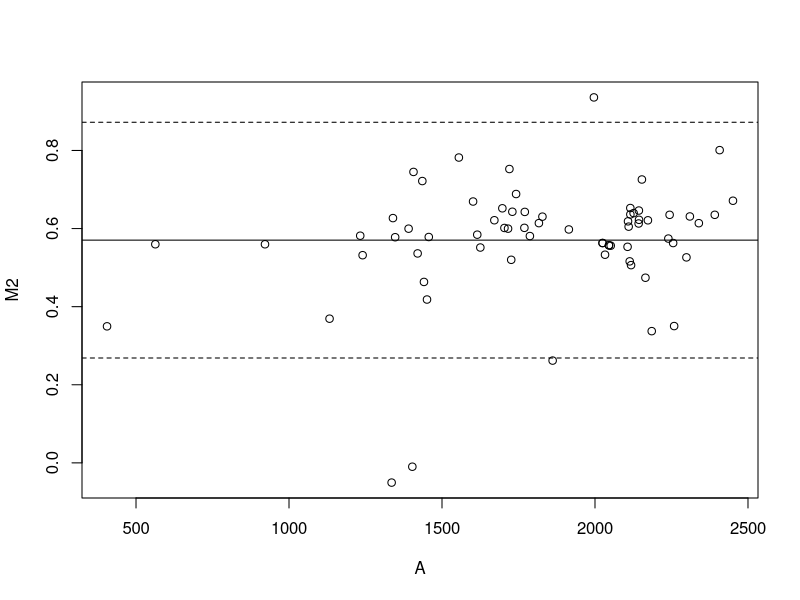
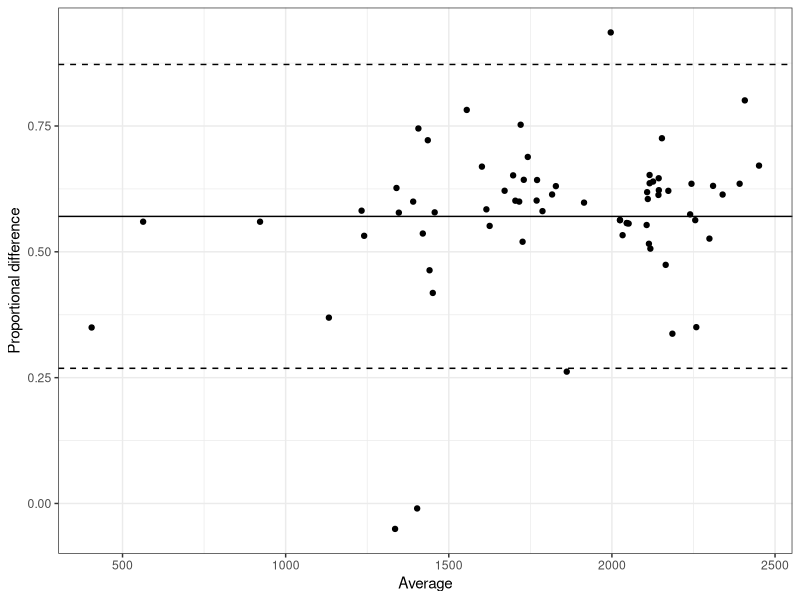
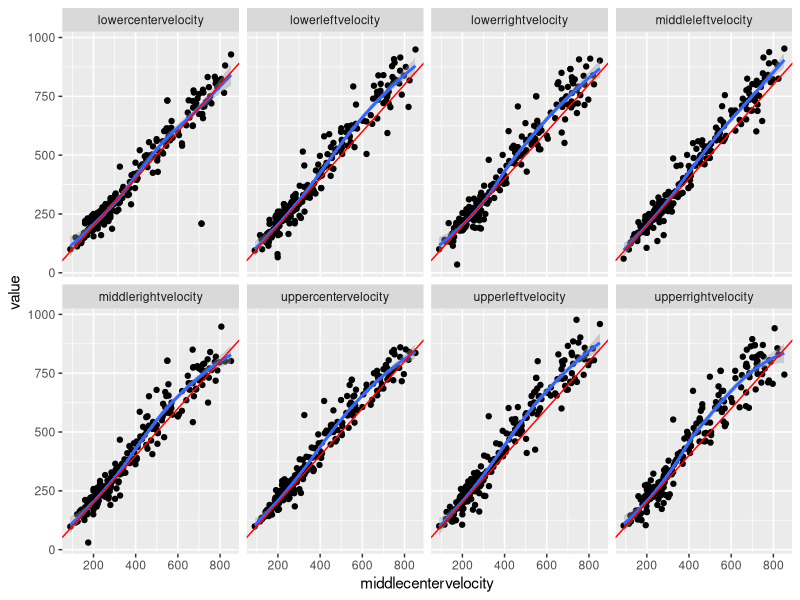
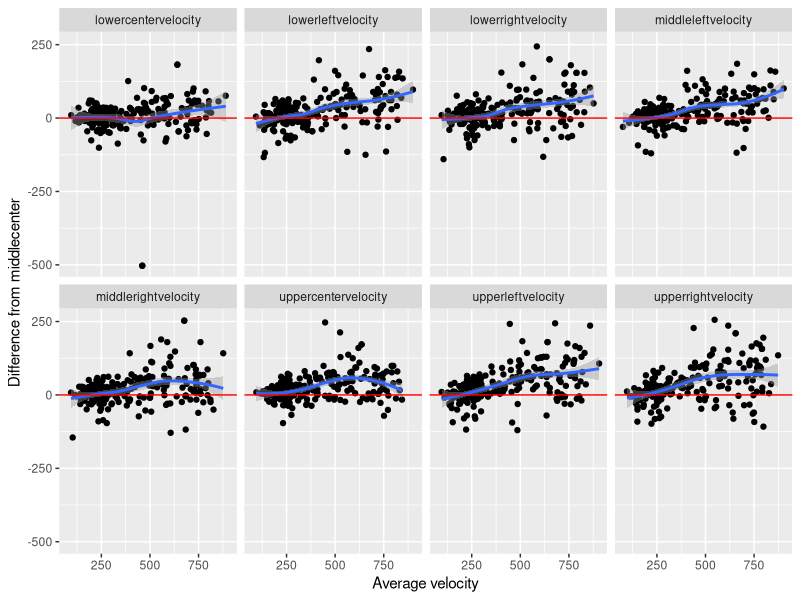
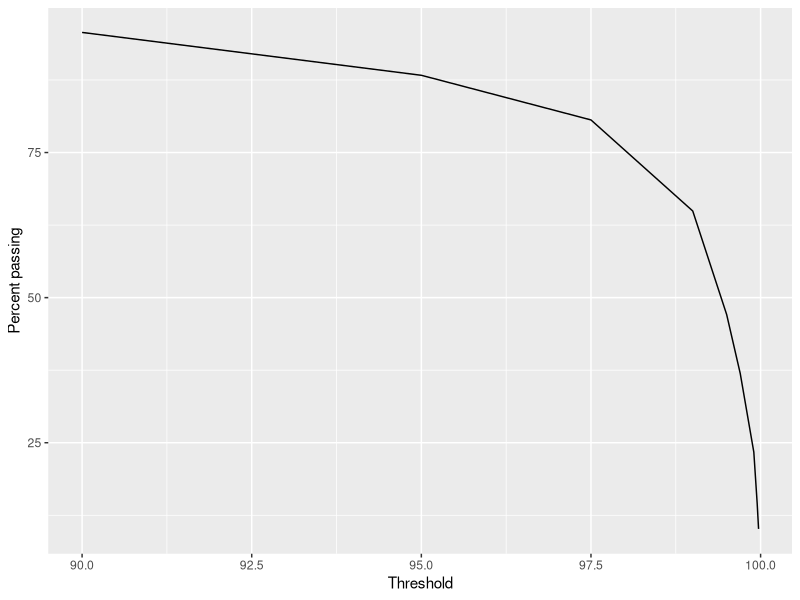
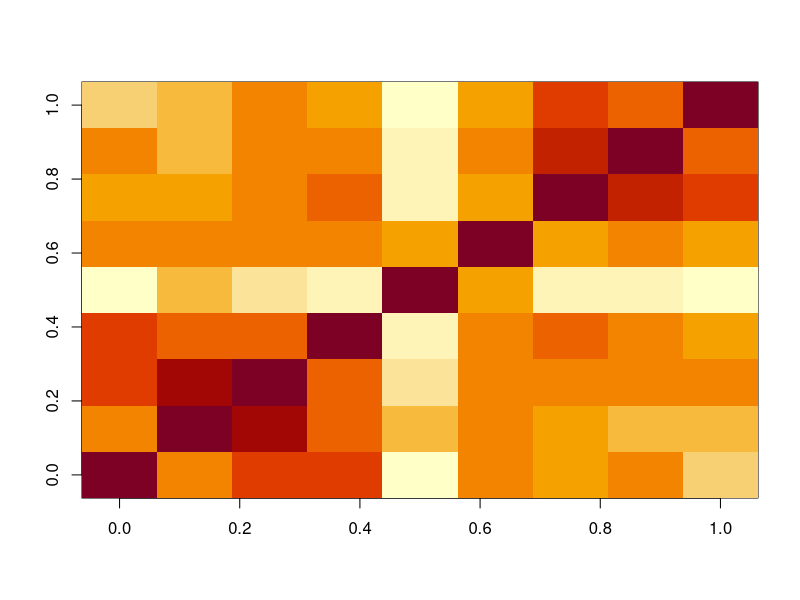
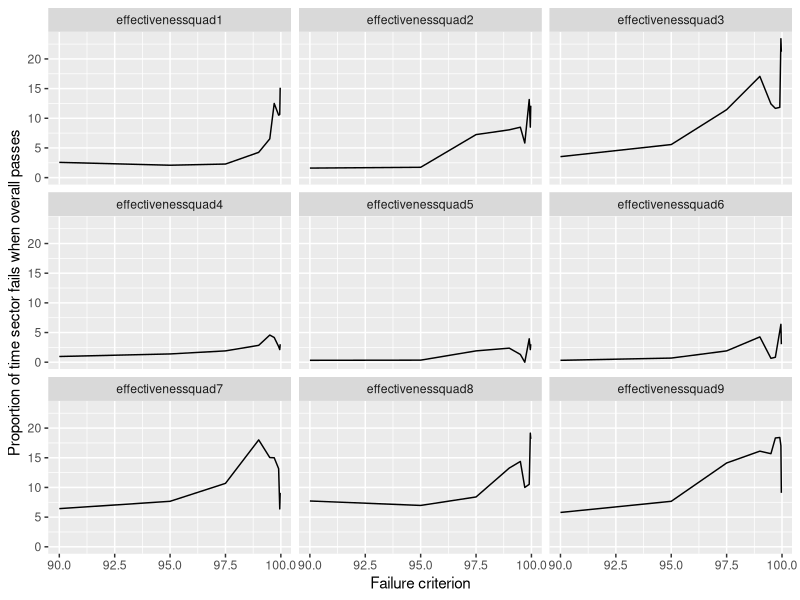
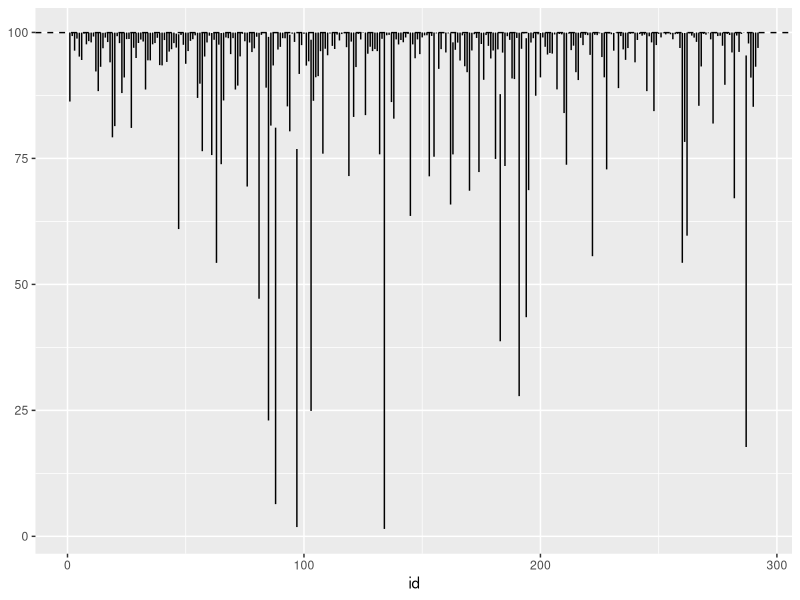

Source code (R) for these figures, in order: (Note: this script raises an error after producing the figures.)
library(haven)
library(dplyr)
library(ggplot2)
library(tibble)
dat <- read_dta('merged_ATI_LPC_CPC_may_5.dta')
for(i in 1:ncol(dat)){
  if(is(dat[[i]],'Date')) dat[[i]] = as.Date(as.character(dat[[i]]))
  if(is.numeric(dat[[i]])) dat[[i]] = as.numeric(dat[[i]])
  if(is.integer(dat[[i]])) dat[[i]] = as.numeric(dat[[i]])
}

# Bland-Altman Analysis

x <- dat$balometerintake
y <- dat$intakevolume

blah = tibble(x,y)
blah = blah[complete.cases(blah),]
blah <- blah %>% mutate(M = y-x,
                        A = (y+x)/2,
                        M2 = (y-x)/x)
plot(M2~A, data=blah)
SD = sd(blah$M2)
Mean = mean(blah$M2)
abline(h=Mean)
abline(h = c(Mean+2*SD, Mean - 2*SD), lty=2)

ggplot(blah, aes(x=A, y = M2))+geom_point()+
  geom_hline(yintercept = c(Mean, Mean - 2*SD, Mean + 2*SD),
             linetype = c(1,2,2))+
  labs(x = 'Average', y = 'Proportional difference')+
  theme_bw()

# Find observation right after filter change

bl <- plyr::ddply(dat, ~unitnumber, function(m){
  if(!is.na(unique(m$unit_number_informationfilter))){
    tst = ifelse(m$date>m$unit_number_informationfilter,1,0)
    rnd = min(m$roundnumber[tst==1])
    return(data.frame(filterchange = unique(m$unit_number_informationfilter), freshround = rnd))
  } else {
    return(data.frame(filterchange=NA, freshround=NA))
  }
})

bl2 = bl %>% dplyr::filter(!is.na(freshround), freshround<Inf)
freshdat = list()
for(i in 1:nrow(bl2)){
  freshdat[[i]] <- dat[dat$unitnumber==bl2[i,'unitnumber'] & dat$roundnumber == bl2[i,'freshround'],]
}
freshdat = do.call(rbind, freshdat)
freshdat <- plyr::ddply(freshdat, ~unitnumber, function(m) m[m$date==min(m$date),])

dirtydat = list()
for (i in 1:nrow(freshdat)){
  dirtydat[[i]] <- dat[dat$unitnumber==freshdat[i,'unitnumber'] & dat$roundnumber == freshdat[i,'roundnumber']-1,]
}
dirtydat = do.call(rbind, dirtydat)
freshdat2 = freshdat[freshdat$unitnumber %in% dirtydat$unitnumber,]

## Create indicator for which rows are the first test post filter change.



# keep unit 51 round 7 location BUILDING 10/11TH FLOOR
#

library(reshape2)
dat_expt = dat %>% dplyr::filter(unitnumber!=2, unitnumber!=3)
blah = dat_expt %>% select(ends_with('velocity'),mfg)
blah = blah[,-1]
blah2 = melt(blah, id.vars = c('mfg','middlecentervelocity'))
ggplot(blah2, aes(x=middlecentervelocity, y=value))+geom_point()+geom_smooth()+geom_abline(color='red')+facet_wrap(~variable, nrow=2)

ggplot(blah2,
       aes(x=(middlecentervelocity+value)/2, y=(value-middlecentervelocity)))+
  geom_point()+
  geom_smooth()+
  geom_hline(yintercept=0, color='red')+
  facet_wrap(~variable, nrow=2)+
  labs(x='Average velocity', y = 'Difference from middlecenter')

# Capture effectiveness

ce <- dat_expt %>% select(starts_with('effect'), -effectless90, roundnumber, unitnumber)
ce1 <- ce %>% select(-roundnumber, -unitnumber) %>% mutate_each(funs(ifelse(.>99.97,1,0)))
no_of_cells_pass <- apply(ce1[,2:10],1,sum)

cutoff = list()
for(cr in c(90,95, 97.5, 99, 99.5, 99.7, 99.9, 99.95, 99.97)){
  cutoff = c(cutoff, c(cr, 100*mean(ce$effect>=cr, na.rm=T)))
}

cutoff = data.frame(matrix(do.call(c, cutoff), ncol=2, byrow=T))
names(cutoff) <- c('Threshold','Percent_passing')
ggplot(cutoff, aes(Threshold, Percent_passing))+
  geom_line()+
  labs(y='Percent passing')

passing = matrix(NA, nrow=84, ncol=9)
units = sort(unique(dat_expt$unitnumber))
for(i in 1:nrow(dat_expt)){
  unit_index = match(dat_expt$unitnumber[i], units)
  passing[unit_index, dat_expt$roundnumber[i]] <- ifelse(dat_expt$effect[i]>99.97, 1, 0)
}

## How many sectors can fail
## How much can they fail by
## Which ones can fail

n <- dat_expt %>% select(starts_with('effectivenessquad')) %>% names() %>% sort()
corrs <- dat_expt[,n] %>% cor(use='pair') %>% round(digit=2)
image(corrs)

dat_effective <- dat_expt %>% select(starts_with('effectiveness'))
dat_effective <- dat_effective[,sort(names(dat_effective))]

meet_criterion <- function(x, crit=99.97){
  x %>% mutate_each(funs(ifelse(.>crit, 1, 0)))
}

crit_levels = c(90,95, 97.5, 99, 99.5, 99.7, 99.9, 99.95, 99.97)
out = list()
for(cr in crit_levels){
  cr_dat <- meet_criterion(dat_effective, crit=cr)
  bl = melt(cr_dat, id.var=1)
  out[[as.character(cr)]] <- bl %>% dplyr::filter(effectiveness==1) %>% group_by(variable) %>%
    summarise(prop_fail = 100*mean(1-value, na.rm=T))
}

blah = plyr::ldply(out) %>% mutate(crit = as.numeric(.id))
ggplot(blah, aes(x=crit, y = prop_fail))+geom_line()+
  facet_wrap(~variable, nrow=3)+
  labs(x = 'Failure criterion', y = "Proportion of time sector fails when overall passes")

cr_dat <- meet_criterion(dat_effective, crit=99.9)
number_fail <- 9-apply(cr_dat[,-1],1, sum,na.rm=T)
table(number_fail[cr_dat[,1]==1])
apply(cr_dat[cr_dat[,1]==1 & number_fail==3,],1, function(x) which(x==0))-1

library(tidyr)
library(reshape2)
dat_effective <- mutate(dat_effective, ind_effect = ifelse(effectiveness>=99.97,1,0))
howmuch_pass <- dat_effective %>% dplyr::filter(ind_effect==1) %>%
  summarise_each(funs(min = min(., na.rm=T)),
                 contains('quad')) %>% melt %>%
  mutate(quad = gsub('_min','',variable),
         min = value) %>%
  select(-variable,-value)

dat_effective$pos <- apply(dat_effective[,2:10], 1, function(x) ifelse(any(x<=0),0,1))
d <- dat_effective %>% mutate(id = 1:nrow(.)) %>% dplyr::filter(ind_effect==0, pos==1)
rng <- data.frame(t(apply(d[,2:10],1,range))); names(rng) <- c('min','max')
rng$id <- 1:nrow(rng)

plt <- ggplot(rng, aes(x=id, ymin=min, ymax=max))+geom_linerange()+
  geom_hline(yintercept=99.97, linetype=2)
plt
plt+ylim(99.5,100)
plt+ylim(99.9,100)

bl <- dat_effective %>% filter(effectiveness >= 99.97) %>%
  summarise_each(funs(round(100*mean(.>99.97 , na.rm=T),2)), -effectiveness) %>%
  matrix(nrow=3, byrow=T)
bl <- dat_effective %>% filter(effectiveness >= 99.97) %>%
  summarise_each(funs(round(min(. , na.rm=T),2)), -effectiveness) %>%
  matrix(nrow=3, byrow=T)


ind <- apply(dat_effective[,2:10], 1, function(x) all(x>0))
dat_effective <- dat_effective[ind,]

apply(subset(dat_effective, ind_effect==0)[,2:10],1,range)


d2 <- d %>% filter(effectiveness > 99.5 & effectiveness < 99.97)
quad_summary <- function(d2) {
  out <- d2 %>% summarise_each(funs(n = n(),mean = mean(., na.rm=T), median = median(., na.rm=T),
                             min = min(., na.rm=T), max = max(., na.rm=T),
                             Q25 = quantile(.,.25,na.rm=T),
                             Q10 = quantile(.,.1,na.rm=T)), contains('quad'))
  out %>% melt %>% separate(variable,c('quad','stat')) %>%
    mutate(value = round(value,2)) %>% spread(stat,value)
}

quad_pass <- function(d2){
  out <- d2 %>% summarise_each(funs(mean = mean(. > 99.97, na.rm=T)), contains('quad'))
  out %>% melt %>% mutate(value=round(100*value,2)) %>%
    separate(variable,c('quad','stat')) %>% spread(stat,value)
}

out <- quad_summary(d %>% filter(effectiveness > 99.5))
out2 <- quad_summary(d %>% filter(effectiveness > 99.9))

obs_summ <- function(d){
  x <- t(apply(d[,2:10],1, function(x) c(range(x), mean(x), median(x),
                                         quantile(x,0.3),
                                         quantile(x, 0.2),
                                         quantile(x, 0.1))))
  x <- data.frame(x); names(x) <- c('min','max','mean','median','Q3', 'Q2','Q1')
  x <- cbind(x, data.frame('quad5' = d[,6], 'ind'=1:nrow(x)))
  names(x)[8] = 'quad5'
  return(x)
}

o9995 <- obs_summ(d %>% filter(effectiveness>99.95))
o9990 <- obs_summ(d %>% filter(effectiveness>99.9))
o_bad <- obs_summ(d %>% filter(effectiveness<=99.9))


plot_range_effectiveness <- function(d){
  require(ggplot2)
  to_plot <- obs_summ(d)
  plt <- ggplot(to_plot)+
    geom_point(aes(x=ind,y=quad5))+
    geom_linerange(aes(x=ind, ymin=min, ymax=max))+
    geom_hline(yintercept=99.97, linetype=2)+
    labs(x='',y='Effectiveness across sectors')
  return(plt)
}

p1 <- plot_range_effectiveness(d %>% filter(effectiveness > 99.95))
p2 <- plot_range_effectiveness(d %>% filter(effectiveness > 99.9))
p3 <- plot_range_effectiveness(d %>% filter(effectiveness > 99.5))
p4 <- plot_range_effectiveness(d %>% filter(effectiveness > 99.0))

# Two-by-two characteristics
# Accuracy = (TP+TN)/(P+N)
# TPR (= recall = sensitivity) TP/P
# FPR (= fallout = 1- specificity) FP/N

measures_2x2 <- function(d){
  d1 <- as.matrix(d)
  acc <- sum(diag(d1))/sum(d)
  tpr <- d1[2,2]/sum(d1[2,])
  fpr <- d1[1,2]/sum(d1[1,])
  ppv <- d1[2,2]/sum(d1[,2])
  npv <- d1[1,1]/sum(d1[,1])
  return(c(Accuracy = 100*acc, TPR = 100*tpr, FPR = 100*fpr,
           TNR = 100*(1-fpr), PPV = 100*ppv, NPV = 100*npv))
}

measures_2x2(table(dat_effective$effectiveness >= 99.97, dat_effective$effectivenessquad5>=99.97))

number_positive <- apply(meet_criterion(dat_effective) %>% select(contains('quad')),1,sum)

oc <- data.frame(rbind(
measures_2x2(table(dat_effective$effectiveness>=99.97, number_positive>=5)),
measures_2x2(table(dat_effective$effectiveness>=99.97, number_positive>=6)),
measures_2x2(table(dat_effective$effectiveness>=99.97, number_positive>=7)),
measures_2x2(table(dat_effective$effectiveness>=99.97, number_positive>=8)),
measures_2x2(table(dat_effective$effectiveness>=99.97, number_positive>=9))
))
oc <- cbind('Min_pos' = 5:9, oc)

measures_2x2(table(
  dat_effective$ind_effect==1,
  obs_summ(dat_effective)$min > 99.9))

library(ROCR)

p1 <- prediction(obs_summ(dat_effective)$min/101, dat_effective$ind_effect)
perf=performance(p1, 'tpr','fpr')
plot(perf)
opt_cut <- perf@alpha.values[[1]][which.max(perf@y.values[[1]]-perf@x.values[[1]])]
performance(p1,'auc')

measures_2x2(table(
  dat_effective$ind_effect==1,
  obs_summ(dat_effective)$min > opt_cut*100))

measures_2x2(table(
  dat_effective$ind_effect==1,
  obs_summ(dat_effective)$min > opt_cut*100 & dat_effective$effectivenessquad5 > 99.97))

measures_2x2(table(
  dat_effective$ind_effect==1,
  obs_summ(dat_effective)$min > opt_cut*100 & dat_effective$effectivenessquad5>99.97 & number_positive>=7))

## Combined test
tst1 <- obs_summ(dat_effective)$min > opt_cut*100 & dat_effective$effectivenessquad5>=99.97 & number_positive >=7
table(tst1, dat_effective$ind_effect)
measures_2x2(table(dat_effective$ind_effect,tst1))

d_test <- dat_effective %>% filter(effectivenessquad5>=99.97)
d_test$num_pos <- number_positive[dat_effective$effectivenessquad5>=99.97]

measures_2x2(table(
  d_test$ind_effect==1,
  obs_summ(d_test)$min > opt_cut*100))

d_test2 <- d_test[obs_summ(d_test)$min > opt_cut*100,]
measures_2x2(table(
  d_test2$ind_effect==1,
  d_test2$num_pos >=7
))

D <- cbind(dat_effective, num_pos=number_positive)
D$min <- apply(D[,2:10],1,min)
D <- D %>% mutate(ind1=ifelse(effectivenessquad5>=99.97, 1, 0),
                  ind2 = ifelse(min > 98.83,1,0),
                  ind3 = ifelse(num_pos >=7,1,0))
tst = D$ind1
tst[D$ind1==1 & D$ind2==0] <- 0
tst[D$ind1==1 & D$ind2==1 & D$ind3==0] <- 0
measures_2x2(table(D$ind_effect,tst))

## How different is the center sector?

# Are the differences across sectors due to random measurement error?
max_distr = table(apply(D[,2:10],1,order)[9,])
chisq.test(max_distr, p=rep(1/9,9)) # pval < 10E-15

# Is the center sector just better?

x1 = D[,6]
x2 = apply(D[,c(2:5,7:10)],1,mean)
x3 = apply(D[,c(2,4,8,10)],1,mean)
x4 = apply(D[,c(2,4,8,10)],1,max)

t.test(x1,x2,paired=T) # pval 8E-4
t.test(x1,x3,paired=T) # pval 4E-5
t.test(x1,x4,paired=T)

D <- as.data.frame(D)
tests <- list()
for(i in c(2:5,7:10)){
  tests[[i]] <- t.test( D[,i], D[,6],paired=T, conf.int=T)
}
library(broom)
out <- plyr::ldply(tests, tidy) %>% select(estimate, p.value, conf.low, conf.high) %>%
  mutate_at(funs(formatC(., digits=3, format='f')),
            .cols=c('estimate', 'conf.low','conf.high')) %>%
  mutate(p.value = format.pval(p.value, digits=2, eps=0.001)) %>%
  # mutate(p.value = format.pval(p.value, digits=3, eps=0.001)) %>%
  mutate(sector = c(1:4,6:9)) %>%
  select(sector, estimate:conf.high)



######################################################################
library(ggplot2)
library(reshape2)
MAplot <- function(a,b,...){
  d <- data.frame(a,b)
  plt <- ggplot(d, aes(x=(a+b)/2,y=(b-a)))+
    geom_point()+geom_smooth()+
    geom_hline(yintercept = 0)+theme_minimal()
  return(plt)
}
nm = grep('velocity$',names(dat),value=T)
nm <- nm[-1]
veldata <- dat[,nm]
veldata2 <- melt(veldata, id.vars = 'middlecentervelocity')
veldata2$variable <- factor(veldata2$variable,
                           levels = c('upperleftvelocity','uppercentervelocity',
                                      'upperrightvelocity','middleleftvelocity',
                                    'middlerightvelocity',
                                      'lowerleftvelocity','lowercentervelocity','lowerrightvelocity'))

veldata3 <- melt(veldata)
veldata3$middlecenter <- rep(veldata$middlecentervelocity,9)
veldata3$variable <- factor(veldata3$variable,
                            levels = c('upperleftvelocity','uppercentervelocity',
                                       'upperrightvelocity','middleleftvelocity',
                                       'middlecentervelocity','middlerightvelocity',
                                       'lowerleftvelocity','lowercentervelocity',
                                       'lowerrightvelocity'))

ggplot(veldata3, aes(x = (middlecenter+value)/2, y = value- middlecenter))+
  geom_point(shape=20)+geom_smooth()+
  geom_hline(yintercept=0)+theme_minimal()+
  facet_wrap(~variable, nrow=3)+
  labs(x='Average velocity',y='Difference from center sector')

# Updated graph based on new data -----------------------------------------

newdata = readxl::read_excel('Book1.xlsx')
newdata2 <- reshape2::melt(newdata)
newdata2$middlecenter <- rep(newdata$middlecentervelocity,9)
newdata2$variable <- factor(newdata2$variable,
                            levels = c('upperleftvelocity','uppercentervelocity',
                                       'upperrightvelocity','middleleftvelocity',
                                       'middlecentervelocity','middlerightvelocity',
                                       'lowerleftvelocity','lowercentervelocity',
                                       'lowerrightvelocity'))
ggplot(newdata2, aes(x= (middlecenter+value)/2, y = value - middlecenter))+
  geom_point(shape=20)+geom_smooth()+
  geom_hline(yintercept=0)+ theme_minimal()+
  facet_wrap(~variable, nrow=3)+
  labs(x = 'Average velocity', y = 'Difference from center sector')
